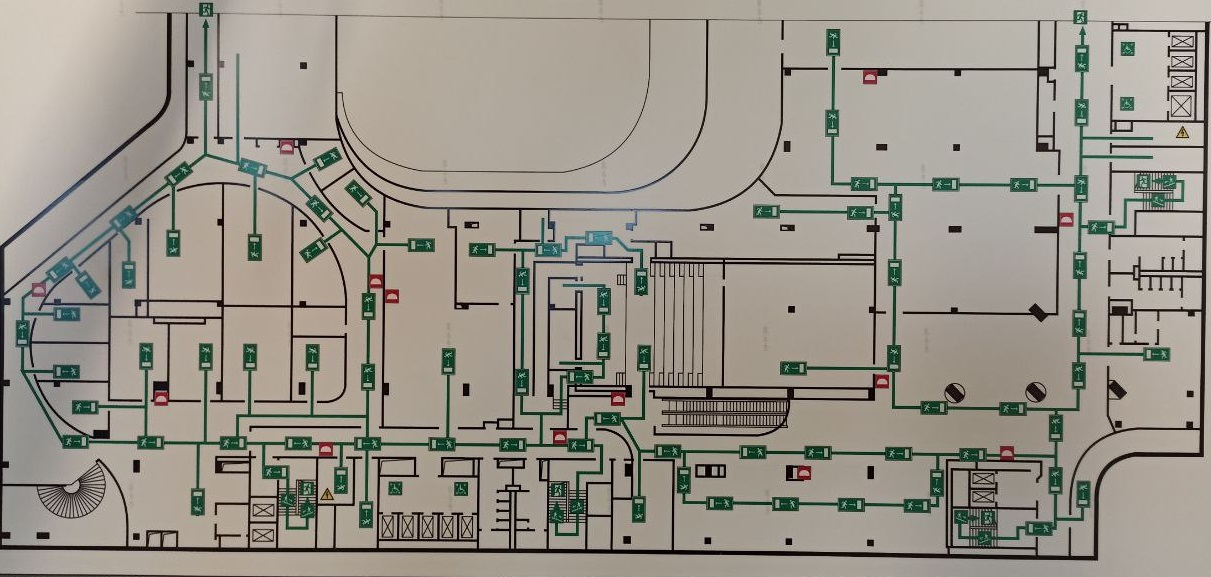
#> input picture layotParing/layot.jpg, 1211 x 577 px
$ python main.py   (older library calls are emulated)
#> lines starting #> are read from the running program, lines starting #| are printed output that depends on the picture; after the words box and inside, x2 and y2 are one past the last pixel; in counts of white or black regions, pixels touching at a corner belong together
### layotParing/utils.py
import cv2 as cv
import numpy as np


def areaFilter(minArea, inputImage):
    # Perform an area filter on the binary blobs:
    componentsNumber, labeledImage, componentStats, componentCentroids = \
        cv.connectedComponentsWithStats(inputImage, connectivity=4)

    # Get the indices/labels of the remaining components based on the area stat
    # (skip the background component at index 0)
    remainingComponentLabels = [i for i in range(1, componentsNumber) if componentStats[i][4] >= minArea]

    # Filter the labeled pixels based on the remaining labels,
    # assign pixel intensity to 255 (uint8) for the remaining pixels
    filteredImage = np.where(np.isin(labeledImage, remainingComponentLabels) == True, 255, 0).astype('uint8')

    return filteredImage

### layotParing/main.py
import cv2 as cv
import numpy as np
from stl import mesh

from utils import areaFilter

im = cv.imread('layot.jpg')
#> im is the input picture: shape (577, 1211, 3); mean B, G, R 137.6, 147.6, 152.9

# Convert to float and divide by 255:
imgFloat = im.astype(np.float) / 255.

# Calculate channel K:
kChannel = 1 - np.max(imgFloat, axis=2)
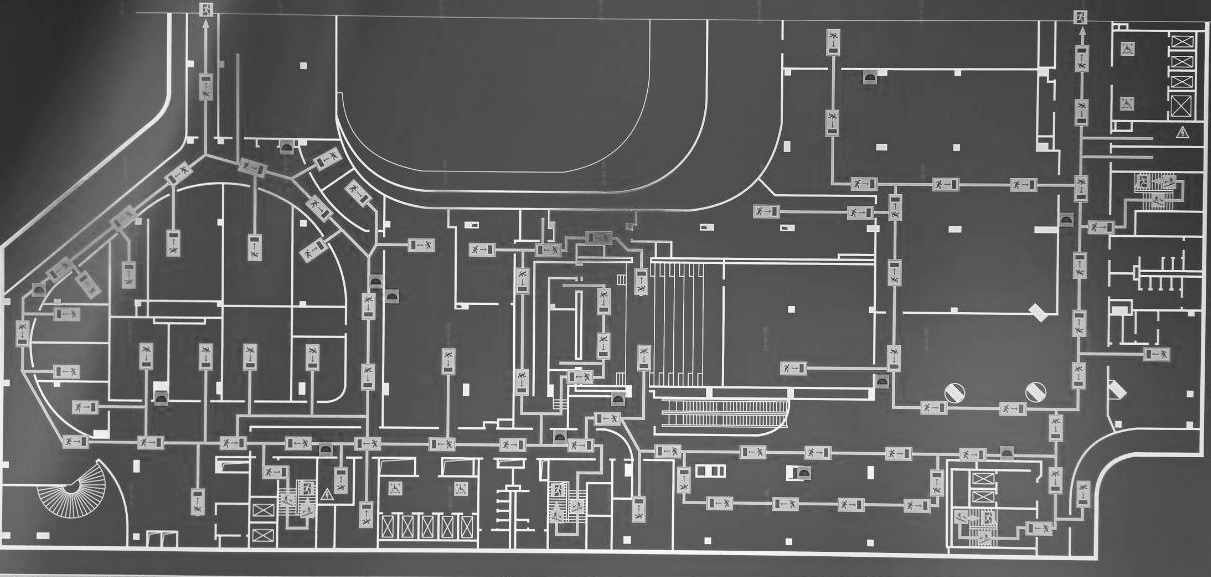
#> kChannel: shape (577, 1211) float64; min 0.0784, max 1, mean 0.391

# Convert back to uint 8:
kChannel = (255 * kChannel).astype(np.uint8)

binaryThresh = 190
_, binaryImage = cv.threshold(kChannel, binaryThresh, 255, cv.THRESH_BINARY)
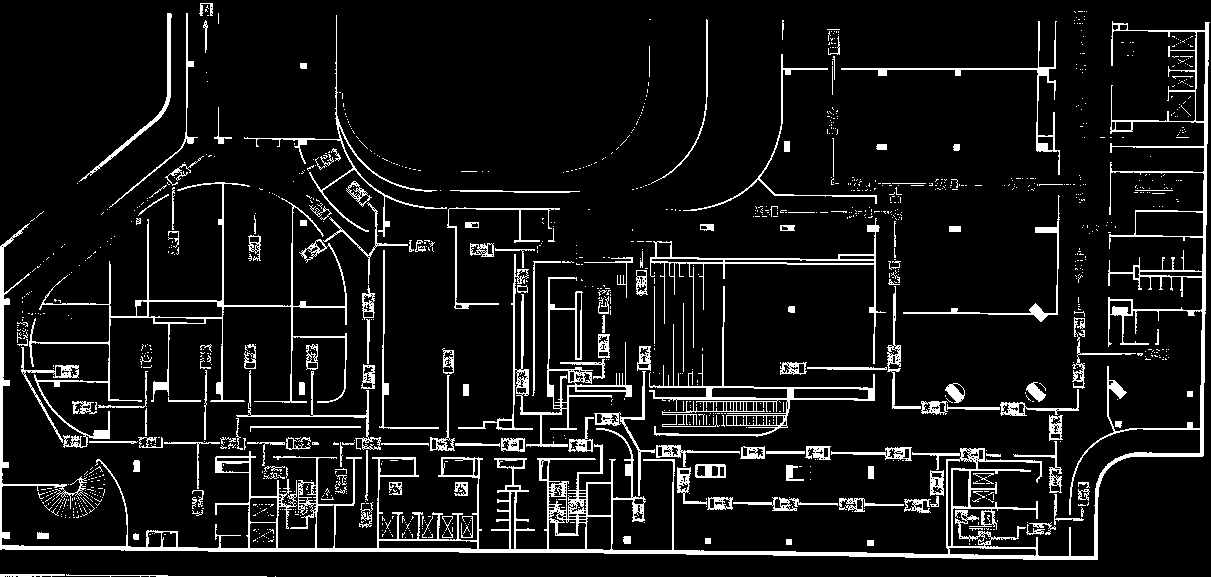
#> binaryImage: shape (577, 1211); 8.9% white in thin lines or dots

# Filter small blobs:
minArea = 100
binaryImage = areaFilter(minArea, binaryImage)
#> in areaFilter, `componentsNumber, labeledImage, componentStats, componentCentroids = \..`:
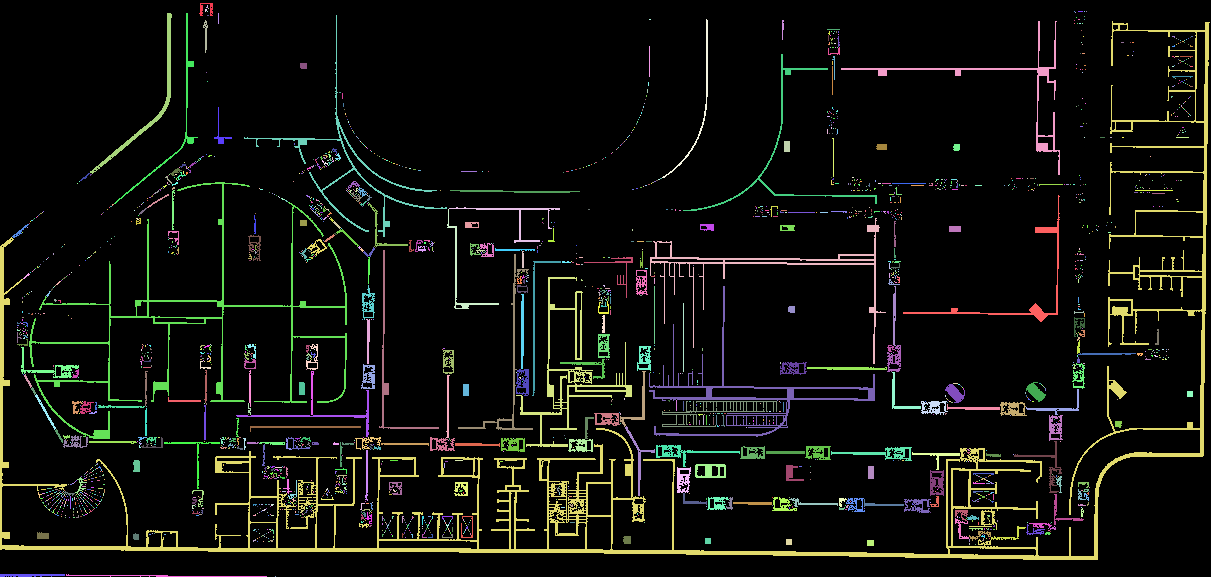
#> labeledImage: shape (577, 1211) int32; 2295 distinct labels, from 0 to 2294; one colour per label, 0 black
#> in areaFilter, `componentsNumber, labeledImage, componentStats, componentCentroids = \..`: componentsNumber = 2295; componentStats = 2295 rows, first 6: [0, 0, 1211, 577, 636645], [199, 3, 14, 13, 78], [206, 5, 2, 3, 4], [208, 8, 1, 1, 1], [205, 9, 2, 3, 5], [207, 11, 1, 1, 1]; componentCentroids = 2295 pairs, first value 17 to 1191.5, second value 6.25 to 576
#> in areaFilter, `remainingComponentLabels = [i for i in range(1, componentsNumber) if c..`: remainingComponentLabels = 83 values from 11 to 2293
#> in areaFilter, `filteredImage = np.where(np.isin(labeledImage, remainingComponentLabel..`:
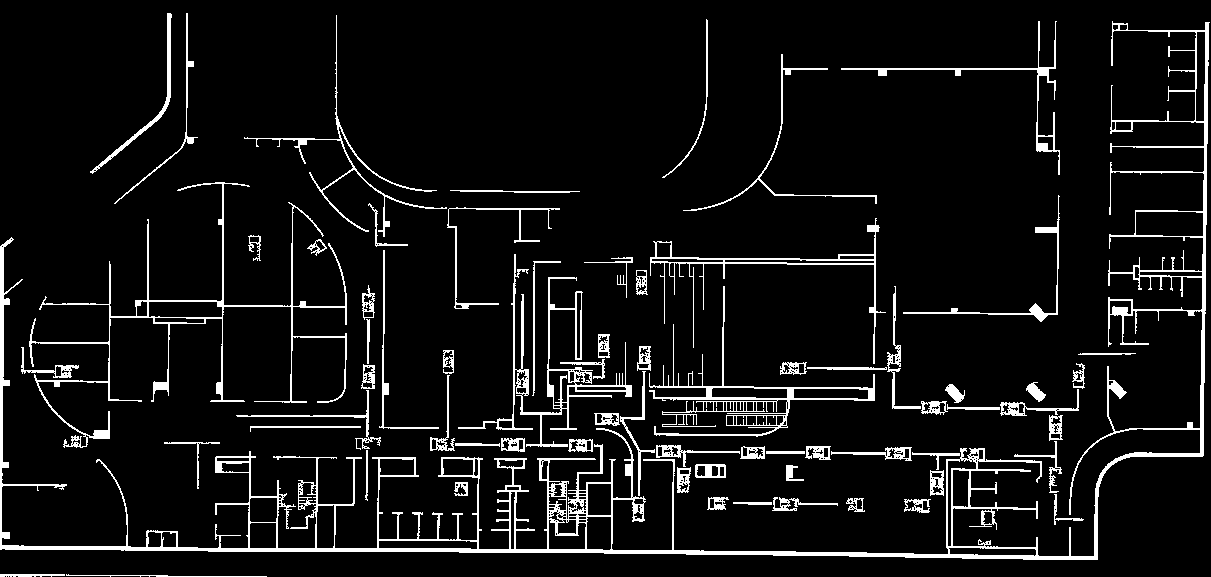
#> filteredImage: shape (577, 1211); 7.2% white; 70 white regions, largest, box (x1, y1, x2, y2) and area: (0, 21, 1210, 560) 20184, (29, 182, 347, 448) 4141, (458, 254, 632, 447) 3012

# Use a little bit of morphology to clean the mask:
# Set kernel (structuring element) size:
kernelSize = 3
# Set morph operation iterations:
opIterations = 2
# Get the structuring element:
morphKernel = cv.getStructuringElement(cv.MORPH_RECT, (kernelSize, kernelSize))
# Perform closing:
binaryImage = cv.morphologyEx(binaryImage, cv.MORPH_CLOSE, morphKernel, None, None, opIterations, cv.BORDER_REFLECT101)
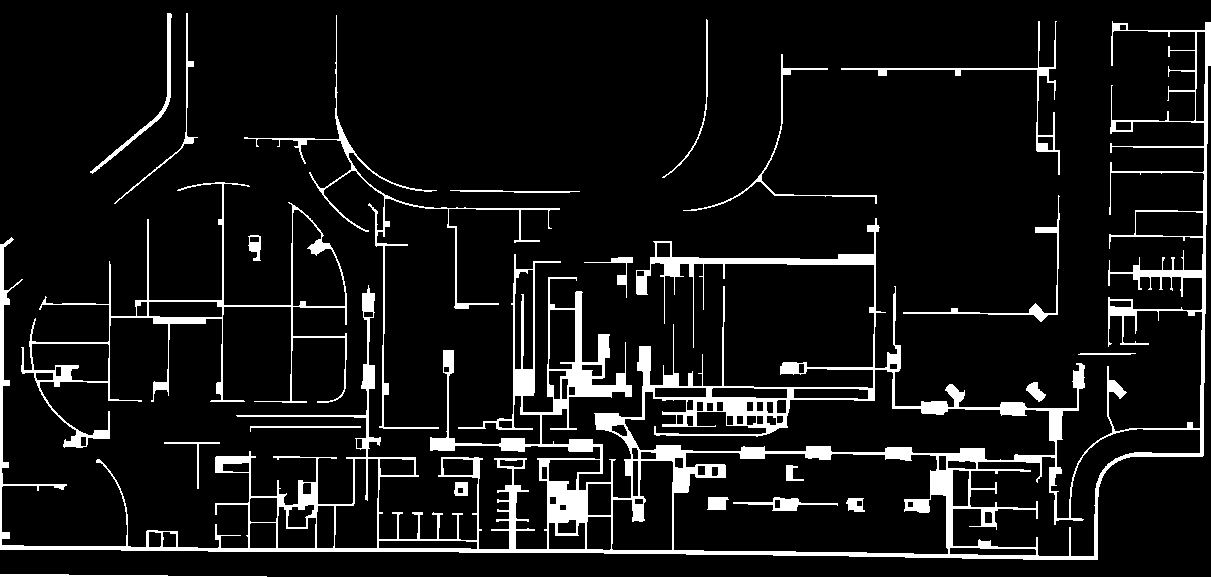
#> binaryImage: shape (577, 1211); 8.7% white; 22 white regions

# To SVG
width = im.shape[0]
#> width = 577
height = im.shape[1]
#> height = 1211


contours, hierarchy = cv.findContours(binaryImage, cv.RETR_TREE, cv.CHAIN_APPROX_SIMPLE)
#> contours = 112 contours; largest, box (x1, y1, x2, y2) and area: (0, 21, 1211, 560) 118880, (673, 452, 949, 555) 24774, (624, 369, 1056, 461) 17660, (952, 428, 1201, 557) 12922, (21, 182, 347, 448) 10498

svg_file = open('contours.svg', 'w+')
svg_file.write(f'<svg width="{width}" height="{height}" xmlns="http://www.w3.org/2000/svg">\n')

for contour in contours:
    path_data = 'M'
    for point in contour:
        x, y = point[0]
        path_data += f'{x} {y} '
    svg_file.write(f'<path d="{path_data}" /> \n')
#> this loop made 112 passes

svg_file.write('</svg>')
svg_file.close()

height3d = 10.0  # Высота в метрах

faces = []
for contour in contours:
    vertices = []
    for point in contour:
        x, y = point[0]
        vertices.append([x, y, height3d])

    if len(vertices) >= 3:
        for i in range(1, len(vertices) - 1):
            face = [vertices[0], vertices[i], vertices[i + 1]]
            faces.append(face)
#> after the loop, faces = 4881 items

#> (the run stopped early here; a loop or call above may not have finished)
